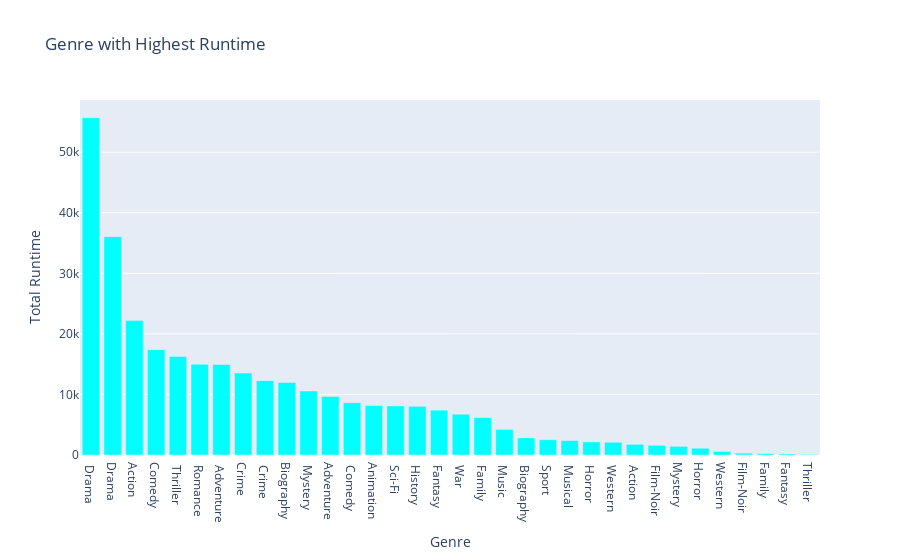

The notebook cell this image was saved under:
### Code cell
import plotly.graph_objects as go


genre_runtime = {}
for index, row in movies.iterrows():
    genres = row['Genre']
    runtime = row['Runtime']
    
    for genre in genres:
        if genre in genre_runtime:
            genre_runtime[genre] += runtime
        else:
            genre_runtime[genre] = runtime

genre_runtime = pd.DataFrame(list(genre_runtime.items()), columns=['Genre', 'Runtime'])

genre_runtime = genre_runtime.sort_values('Runtime', ascending=False)

fig = go.Figure(data=[go.Bar(
    x=genre_runtime['Genre'],
    y=genre_runtime['Runtime'],
    marker=dict(color='cyan')
)])

fig.update_layout(
    title='Genre with Highest Runtime',
    xaxis=dict(title='Genre'),
    yaxis=dict(title='Total Runtime')
)

fig.show()

### Figure 1 — Plotly figure (JSON) as saved in the notebook; plotly's stock layout.template omitted (floating-point values rounded to 4 significant figures)
{"data": [{"marker": {"color": "cyan"}, "type": "bar", "x": [" Drama", "Drama", "Action", "Comedy", " Thriller", " Romance", " Adventure", "Crime", " Crime", "Biography", " Mystery", "Adventure", " Comedy", "Animation", " Sci-Fi", " History", " Fantasy", " War", " Family", " Music", " Biography", " Sport", " Musical", " Horror", " Western", " Action", " Film-Noir", "Mystery", "Horror", "Western", "Film-Noir", "Family", "Fantasy", "Thriller"], "y": [55683, 36049, 22196, 17380, 16283, 14991, 14942, 13524, 12275, 11970, 10564, 9656, 8632, 8166, 8094, 8039, 7405, 6734, 6177, 4226, 2818, 2520, 2385, 2157, 2099, 1755, 1602, 1429, 1123, 593, 312, 215, 170, 108]}], "layout": {"title": {"text": "Genre with Highest Runtime"}, "xaxis": {"title": {"text": "Genre"}}, "yaxis": {"title": {"text": "Total Runtime"}}}}
